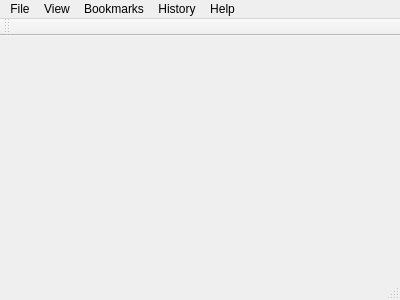
<?xml version="1.0" encoding="UTF-8"?>
<ui version="4.0">
 <class>BrowserMainWindow</class>
 <widget class="QMainWindow" name="BrowserMainWindow">
  <property name="geometry">
   <rect>
    <x>0</x>
    <y>0</y>
    <width>400</width>
    <height>300</height>
   </rect>
  </property>
  <property name="windowTitle">
   <string>BrowserMainWindow</string>
  </property>
  <widget class="QWidget" name="centralWidget"/>
  <widget class="QMenuBar" name="menuBar">
   <property name="geometry">
    <rect>
     <x>0</x>
     <y>0</y>
     <width>400</width>
     <height>21</height>
    </rect>
   </property>
   <widget class="QMenu" name="menuFile">
    <property name="title">
     <string>File</string>
    </property>
    <addaction name="actionNew_Tab"/>
    <addaction name="actionNew_Window"/>
    <addaction name="separator"/>
    <addaction name="actionQuit"/>
   </widget>
   <widget class="QMenu" name="menuView">
    <property name="title">
     <string>View</string>
    </property>
    <addaction name="actionStop"/>
    <addaction name="actionReload_Page"/>
    <addaction name="separator"/>
    <addaction name="actionZoom_in"/>
    <addaction name="actionZoom_out"/>
    <addaction name="actionReset_Zoom"/>
    <addaction name="separator"/>
    <addaction name="actionPage_Source"/>
    <addaction name="actionFull_Screen"/>
   </widget>
   <widget class="QMenu" name="menuBookmarks">
    <property name="title">
     <string>Bookmarks</string>
    </property>
    <addaction name="actionShow_all_bookmarks"/>
   </widget>
   <widget class="QMenu" name="menuHistory">
    <property name="title">
     <string>History</string>
    </property>
    <addaction name="actionShow_all_history"/>
   </widget>
   <widget class="QMenu" name="menuHelp">
    <property name="title">
     <string>Help</string>
    </property>
    <addaction name="actionAbout_Qool_Browser"/>
   </widget>
   <addaction name="menuFile"/>
   <addaction name="menuView"/>
   <addaction name="menuBookmarks"/>
   <addaction name="menuHistory"/>
   <addaction name="menuHelp"/>
  </widget>
  <widget class="QToolBar" name="mainToolBar">
   <attribute name="toolBarArea">
    <enum>TopToolBarArea</enum>
   </attribute>
   <attribute name="toolBarBreak">
    <bool>false</bool>
   </attribute>
  </widget>
  <widget class="QStatusBar" name="statusBar"/>
  <action name="actionNew_Tab">
   <property name="icon">
    <iconset resource="browserassets.qrc">
     <normaloff>:/Icons/Assets/new_tab.png</normaloff>:/Icons/Assets/new_tab.png</iconset>
   </property>
   <property name="text">
    <string>New Tab</string>
   </property>
   <property name="shortcut">
    <string>Ctrl+T</string>
   </property>
  </action>
  <action name="actionNew_Window">
   <property name="icon">
    <iconset resource="browserassets.qrc">
     <normaloff>:/Icons/Assets/new_window.png</normaloff>:/Icons/Assets/new_window.png</iconset>
   </property>
   <property name="text">
    <string>New Window</string>
   </property>
   <property name="shortcut">
    <string>Ctrl+N</string>
   </property>
  </action>
  <action name="actionQuit">
   <property name="icon">
    <iconset resource="browserassets.qrc">
     <normaloff>:/Icons/Assets/quit.png</normaloff>:/Icons/Assets/quit.png</iconset>
   </property>
   <property name="text">
    <string>Quit</string>
   </property>
   <property name="shortcut">
    <string>Ctrl+Q</string>
   </property>
  </action>
  <action name="actionStop">
   <property name="icon">
    <iconset resource="browserassets.qrc">
     <normaloff>:/Icons/Assets/stop.png</normaloff>:/Icons/Assets/stop.png</iconset>
   </property>
   <property name="text">
    <string>Stop</string>
   </property>
  </action>
  <action name="actionReload_Page">
   <property name="icon">
    <iconset resource="browserassets.qrc">
     <normaloff>:/Icons/Assets/refresh.png</normaloff>:/Icons/Assets/refresh.png</iconset>
   </property>
   <property name="text">
    <string>Reload Page</string>
   </property>
   <property name="shortcut">
    <string>F5</string>
   </property>
  </action>
  <action name="actionZoom_in">
   <property name="icon">
    <iconset resource="browserassets.qrc">
     <normaloff>:/Icons/Assets/zoom_in.png</normaloff>:/Icons/Assets/zoom_in.png</iconset>
   </property>
   <property name="text">
    <string>Zoom in</string>
   </property>
   <property name="shortcut">
    <string>Ctrl++</string>
   </property>
  </action>
  <action name="actionZoom_out">
   <property name="icon">
    <iconset resource="browserassets.qrc">
     <normaloff>:/Icons/Assets/zoom_out.png</normaloff>:/Icons/Assets/zoom_out.png</iconset>
   </property>
   <property name="text">
    <string>Zoom out</string>
   </property>
   <property name="shortcut">
    <string>Ctrl+-</string>
   </property>
  </action>
  <action name="actionReset_Zoom">
   <property name="text">
    <string>Reset Zoom</string>
   </property>
   <property name="shortcut">
    <string>Ctrl+0</string>
   </property>
  </action>
  <action name="actionPage_Source">
   <property name="icon">
    <iconset resource="browserassets.qrc">
     <normaloff>:/Icons/Assets/page_source.png</normaloff>:/Icons/Assets/page_source.png</iconset>
   </property>
   <property name="text">
    <string>Page Source</string>
   </property>
  </action>
  <action name="actionFull_Screen">
   <property name="icon">
    <iconset resource="browserassets.qrc">
     <normaloff>:/Icons/Assets/fullscreen.png</normaloff>:/Icons/Assets/fullscreen.png</iconset>
   </property>
   <property name="text">
    <string>Enter/Exit Full Screen</string>
   </property>
   <property name="shortcut">
    <string>F11</string>
   </property>
  </action>
  <action name="actionShow_all_bookmarks">
   <property name="icon">
    <iconset resource="browserassets.qrc">
     <normaloff>:/Icons/Assets/favourite.png</normaloff>:/Icons/Assets/favourite.png</iconset>
   </property>
   <property name="text">
    <string>Show all bookmarks</string>
   </property>
  </action>
  <action name="actionShow_all_history">
   <property name="icon">
    <iconset resource="browserassets.qrc">
     <normaloff>:/Icons/Assets/history.png</normaloff>:/Icons/Assets/history.png</iconset>
   </property>
   <property name="text">
    <string>Show all history</string>
   </property>
  </action>
  <action name="actionAbout_Qool_Browser">
   <property name="icon">
    <iconset resource="browserassets.qrc">
     <normaloff>:/Icons/Assets/about.png</normaloff>:/Icons/Assets/about.png</iconset>
   </property>
   <property name="text">
    <string>About Qool Browser</string>
   </property>
  </action>
 </widget>
 <layoutdefault spacing="6" margin="11"/>
 <resources>
  <include location="browserassets.qrc"/>
 </resources>
 <connections/>
</ui>
